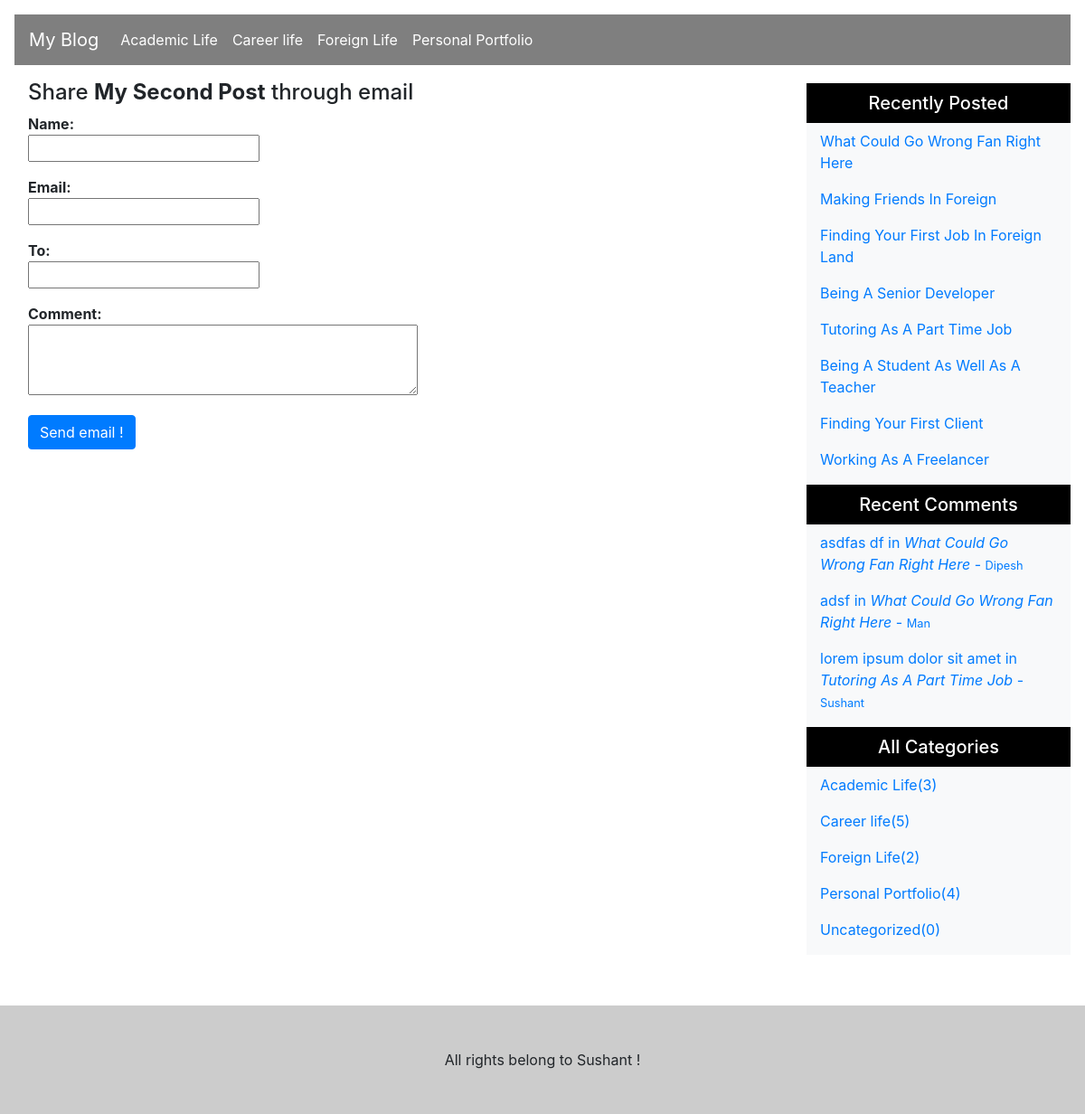
/my-second-post/share-this-post/, run on the app's committed database.
### blog/models.py (models this page shows, shortened)
class Category(models.Model):
	name=models.CharField(max_length=100)
	slug=models.SlugField(max_length=100)
	class Meta:
		ordering=('name',)
		verbose_name='Category'
		verbose_name_plural='Categories'
	def get_absolute_url(self):
		return reverse('blog:category_archive',args=[self.slug])

class Post(models.Model):
	STATUS_CHOICES= (('draft','Draft'),('published','Published'),)
	title=models.CharField(max_length=200)
	slug=models.SlugField(max_length=200)
	author=models.ForeignKey(User,on_delete=models.PROTECT,default='sushant')
	category=models.ForeignKey(Category,on_delete=models.PROTECT,related_name='posts',default=DEFAULT_CATEGORY)
	featured_image= models.ImageField(upload_to='post_featured_images/')
	status=models.CharField(max_length=50,choices=STATUS_CHOICES,default='draft')
	content=models.TextField()
	created=models.DateTimeField(auto_now_add=True)
	published=models.DateTimeField(auto_now_add=True)
	updated=models.DateTimeField(auto_now=True)
	class Meta:
		verbose_name='Post'
		verbose_name_plural='Posts'
		ordering=('-created',)
	def get_absolute_url(self):
		return reverse('blog:post_content',args=[self.slug])

class Comment(models.Model):
	post=models.ForeignKey(Post,on_delete=models.CASCADE,related_name='comments')
	name=models.CharField(max_length=200)
	email=models.EmailField()
	body=models.TextField()
	created=models.DateTimeField(auto_now_add=True)
	updated=models.DateTimeField(auto_now=True)
	active=models.BooleanField(default=True)
	objects = models.Manager() # the default manager
	ActiveComments = ActiveManager() # custom manager that retrieves active comments
	class Meta:
		verbose_name='comment'
		verbose_name_plural='comments'

### blog/views.py (the view)
# urls.py: path('<slug:post_slug>/share-this-post/',views.share_post,name='share_post')
def share_post(request,post_slug):
	post=get_object_or_404(Post,slug=post_slug)
	sent=False
	if request.method=='POST':
		form=SharePostForm(request.POST)
		if form.is_valid():
			cd=form.cleaned_data
			post_url= request.build_absolute_uri(post.get_absolute_url())
			subject='{} recommends you reading {}'.format(cd['name'],post.title)
			message= "{}({}) suggests you to read this: {} \n at {} \n His comments: \n {} ".format(cd['name'],cd['email'], post.title,post_url,cd['comment'])
			receiver=cd['to']
			send_mail(subject,message,'code.breakit@gmail.com',[receiver])
			sent=True
			share_success_message= " Post sucessfully shared with {}".format(receiver)
			messages.info(request,share_success_message,extra_tags='post_shared')
			return redirect(post)
	else:
		form=SharePostForm()
	return render(request,'blog/share_post.html',{'post':post,'form':form,'sent':sent})

### blog/forms.py
class SharePostForm(forms.Form):
	name=forms.CharField()
	email=forms.EmailField()
	to=forms.EmailField()
	comment= forms.CharField(widget=forms.Textarea(attrs={'rows':'3'}))

### blog/models.py (called while the page is built)
	def get_queryset(self):
		return super(ActiveManager,self).get_queryset().filter(active=True)

### blog/templatetags/custom_tags.py (called while the page is built)
@register.simple_tag
def get_categories():
	categories= Category.objects.exclude(slug = 'uncategorized')
	return categories

@register.simple_tag
def get_all_categories():
	categories=Category.objects.all()
	return categories

@register.simple_tag
def recent_posts():
	recent_posts= Post.objects.all()[:8]
	return recent_posts

@register.simple_tag
def recent_comments():
	recent_comments= Comment.ActiveComments.all()[:5]
	return recent_comments

@register.filter
def cap_initials(anystring):
	cap_text=""
	for word in anystring.split():
		cap_text= cap_text+word.capitalize()+" "
	return cap_text

### blog/templates/blog/share_post.html (shortened to what this page needs)
{% extends "base.html" %}
{% block content %}
<h4>Share <strong>{{post.title}}</strong> through email </h4>
{% if sent %}
<h4>Email has been sent successfully </h4>
<p>	"{{post.title}}" has been successfully shared with {{form.cleaned_data.to}}</p>
{% else %}
 <form action="." method='post' class="form">
 	<div class="form-group">
 		<strong>{{form.name.label}}:</strong><br>
 		{{form.name}}
 	</div>
 	<div class="form-group">
 		<strong>{{form.email.label}}:</strong><br>
 		{{form.email}}
 	</div>
 	<div class="form-group">
 		<strong>{{form.to.label}}:</strong><br>
 		{{form.to}}
 	</div>
 	<div class="form-group">
 		<strong>{{form.comment.label}}:</strong><br>
 		{{form.comment}}
 	</div>
 	<input type="submit" name="submit" value="Send email !" class="btn btn-primary">
 </form>
{% endif %}
{% endblock %}

### blog/templates/base.html (shortened to what this page needs)
<!DOCTYPE html>
<html>
<head>
	<link rel="stylesheet" href="https://stackpath.bootstrapcdn.com/bootstrap/4.1.3/css/bootstrap.min.css">
	{% load static %}
	<link rel="stylesheet" type="text/css" href="{% static 'css/mainstylesheet.css'%}">
</head>
<body>
{% load custom_tags %}
	<nav class="navbar navbar-light navbar-expand-lg top-navbar">
		<div class="navbar-brand"><a href="{% url 'blog:index' %}">My Blog</a></div>
		<div class="navbar-collapse collapse" id="collapsiblemenu">
			<ul class="navbar-nav" >
				{% get_categories as categories %}
				{% for category in categories %}
				<li class="nav-item"><a href="{{ category.get_absolute_url }}" class="nav-link">{{category.name}}</a></li>
				{% endfor %}
			</ul>
		</div>
	</nav>
	<div class="container-fluid py-3">
		<div class="row">
			<div class="col-sm-9">
				{% block content %}
				{% endblock content %}
			</div>
			<div class="col-sm-3 sidebar bg-light">
				<h5 class="sidebar-header text-center">Recently Posted</h5>
				<div class="col-sm-12">
					{% recent_posts as recent_posts %}
					{% for post in recent_posts %}
			 			<p><a href="{{post.get_absolute_url}}">{{post.title|cap_initials}}</a></p>
					{% endfor %}
				</div>
				<h5 class="sidebar-header text-center">Recent Comments</h5>
				<div class="col-sm-12">
					{% recent_comments as recent_comments %}
					{% for comment in recent_comments %}
			 			<p><a href="{{comment.post.get_absolute_url}}">{{comment.body}} in <em>{{comment.post.title|cap_initials}}</em> - <small>{{comment.name|capfirst}}</small></a></p>
					{% endfor %}
				</div>
				<h5 class="sidebar-header text-center">All Categories</h5>
				<div class="col-sm-12">
					{% get_all_categories as categories %}
					{% for category in categories %}
					  {% with category.posts.all.count as total_no_posts %}
					  		<p><a href="{{category.get_absolute_url}}">{{category.name}}({{total_no_posts}})</a></p>
					  {% endwith %}
					{% endfor %}
				</div>
			</div>
		</div>
	</div>
<div class="footer text-center">
	<p class="my-0">All rights belong to Sushant ! </p>
</div>
</body>
</html>

### blog/static/css/mainstylesheet.css (style rules this page uses)
html { height: 100%; }
body { position: relative; padding: 1rem; min-height: 100%; padding-bottom:10rem; }
.footer { background-color: rgb(0,0,0,0.2); position: absolute; right: 0; bottom: 0; left: 0; padding:3rem; }
.top-navbar { background-color: rgb(0,0,0,0.5); }
.top-navbar a { color:#fff!important; }
.sidebar { padding:0px; margin-top:4px; }
.sidebar-header { width: 100%; padding: 10px 5px; background-color: #000; color:#fff; }

### data on the page
Category: name "Academic Life", posts.all.count "3"
Category: name "Career life", posts.all.count "5"
Category: name "Foreign Life", posts.all.count "2"
Category: name "Personal Portfolio", posts.all.count "4"
Post: title "My Second Post"
Post: title|cap_initials "What Could Go Wrong Fan Right Here"
Post: title|cap_initials "Making Friends In Foreign"
Post: title|cap_initials "Finding Your First Job In Foreign Land"
Post: title|cap_initials "Being A Senior Developer"
Post: title|cap_initials "Tutoring As A Part Time Job"
Post: title|cap_initials "Being A Student As Well As A Teacher"
Post: title|cap_initials "Finding Your First Client"
Post: title|cap_initials "Working As A Freelancer"
Comment: body "asdfas df", post|cap_initials "What Could Go Wrong Fan Right Here", name "Dipesh"
Comment: body "adsf", post|cap_initials "What Could Go Wrong Fan Right Here", name "Man"
Comment: body "lorem ipsum dolor sit amet", post|cap_initials "Tutoring As A Part Time Job", name "Sushant"
Category: name "Uncategorized", posts.all.count "0"
